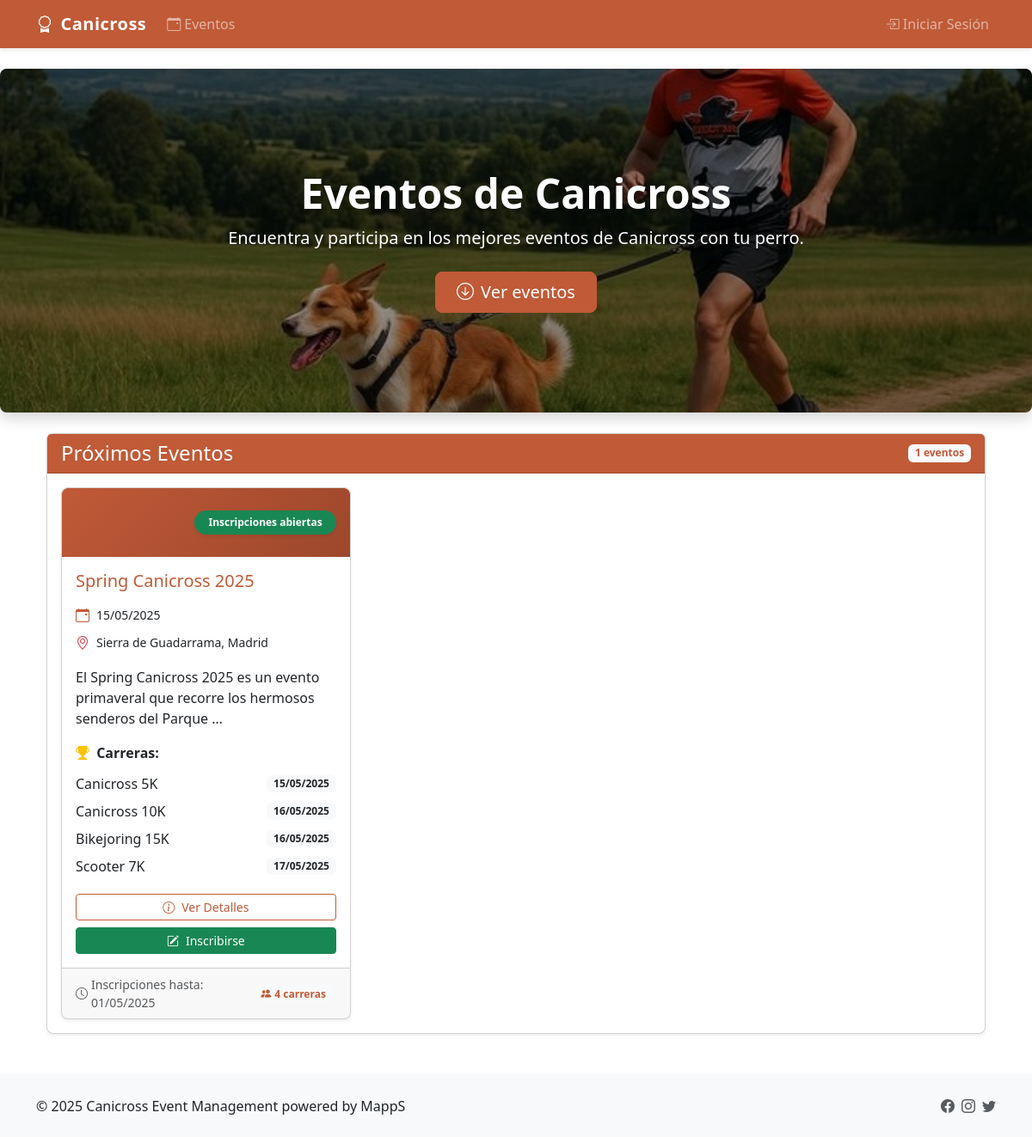
Screenshot of /events/ with the database file from the repository.
### events/models.py (models this page shows, shortened)
class Event(models.Model):
    name = models.CharField(max_length=255, verbose_name="Nombre")
    slug = models.SlugField(max_length=255, unique=True, blank=True, verbose_name="Slug")
    description = models.TextField(blank=True, verbose_name="Descripción")
    location = models.CharField(max_length=255, verbose_name="Ubicación")
    start_date = models.DateField(verbose_name="Fecha de inicio")
    end_date = models.DateField(verbose_name="Fecha de fin")
    rules = models.TextField(blank=True, verbose_name="Reglamento")
    registration_start = models.DateTimeField(verbose_name="Inicio de inscripciones")
    registration_end = models.DateTimeField(verbose_name="Fin de inscripciones")
    required_documents = models.JSONField(default=list, blank=True, verbose_name="Documentos requeridos")
    required_vaccines = models.JSONField(default=list, blank=True, verbose_name="Vacunas requeridas")
    STATUS_CHOICES = (
        ('draft', 'Borrador'),
        ('published', 'Publicado'),
        ('registration_open', 'Inscripciones abiertas'),
        ('registration_closed', 'Inscripciones cerradas'),
        ('in_progress', 'En progreso'),
        ('completed', 'Completado'),
        ('cancelled', 'Cancelado'),
    )
    status = models.CharField(max_length=20, choices=STATUS_CHOICES, default='draft', verbose_name="Estado")
    created_at = models.DateTimeField(auto_now_add=True, verbose_name="Fecha de creación")
    updated_at = models.DateTimeField(auto_now=True, verbose_name="Fecha de actualización")

class Race(models.Model):
    event = models.ForeignKey(Event, related_name='races', on_delete=models.CASCADE, verbose_name="Evento")
    modality = models.ForeignKey(Modality, related_name='races', on_delete=models.CASCADE, verbose_name="Modalidad")
    name = models.CharField(max_length=255, verbose_name="Nombre")
    distance = models.DecimalField(max_digits=5, decimal_places=2, help_text="Distancia en kilómetros", verbose_name="Distancia")
    description = models.TextField(blank=True, verbose_name="Descripción")
    START_TYPE_CHOICES = (
        ('mass', 'Salida en masa'),
        ('waves', 'Salida por oleadas'),
        ('intervals', 'Salida por intervalos'),
    )
    start_type = models.CharField(max_length=10, choices=START_TYPE_CHOICES, default='mass', verbose_name="Tipo de salida")
    participants_per_interval = models.PositiveSmallIntegerField(default=1, verbose_name="Participantes por intervalo")
    interval_seconds = models.PositiveSmallIntegerField(default=30, verbose_name="Segundos entre intervalos")
    max_participants = models.PositiveIntegerField(default=100, verbose_name="Máximo de participantes")
    race_date = models.DateField(verbose_name="Fecha de carrera")
    race_time = models.TimeField(verbose_name="Hora de carrera")
    actual_start_time = models.DateTimeField(null=True, blank=True, verbose_name="Hora real de inicio")
    class Meta:
        verbose_name = "Carrera"
        verbose_name_plural = "Carreras"

### events/views.py (the view)
# urls.py: path('', views.event_list, name='event_list'),
@log_function_call(logger)
def event_list(request):
    try:
        logger.info(f"Accediendo a lista de eventos por usuario: {request.user}")
        events = Event.objects.filter(status__in=['published', 'registration_open', 'in_progress']).prefetch_related('races')
        logger.debug(f"Se encontraron {events.count()} eventos publicados")
        return render(request, 'events/event_list.html', {'events': events})
    except Exception as e:
        log_exception(logger, "Error al obtener lista de eventos")
        raise

### templates/events/event_list.html (shortened to what this page needs)
{% extends "base.html" %}
{% load static %}
{% block content %}
<section class="events-hero-section py-5 text-center rounded-3 mb-4">
    <div class="container position-relative" style="z-index: 10;">
        <h1 class="display-5 fw-bold text-white">Eventos de Canicross</h1>
        <div class="col-lg-8 mx-auto">
            <p class="lead mb-4 text-white">Encuentra y participa en los mejores eventos de Canicross con tu perro.</p>
            <div class="d-grid gap-2 d-sm-flex justify-content-sm-center">
                <a href="#eventos-proximos" class="btn btn-primary btn-lg px-4 gap-3">
                    <i class="bi bi-arrow-down-circle me-2"></i>Ver eventos
                </a>
            </div>
        </div>
    </div>
</section>
<div class="container" id="eventos-proximos">
    <div class="card shadow-sm mb-4">
        <div class="card-header bg-primary text-white d-flex justify-content-between align-items-center">
            <h2 class="h4 mb-0">Próximos Eventos</h2>
            <span class="badge bg-light text-primary">{{ events|length }} eventos</span>
        </div>
        <div class="card-body">
            {% if events %}
                <div class="row row-cols-1 row-cols-md-2 row-cols-lg-3 g-4">
                    {% for event in events %}
                        <div class="col" style="animation-delay: {{ forloop.counter0|divisibleby:3 }}00ms">
                            <div class="card h-100 shadow-sm animated-card event-card">
                                <div class="event-header">
                                    <div class="event-badge">
                                        <span class="badge rounded-pill {% if event.status == 'registration_open' %}bg-success{% elif event.status == 'in_progress' %}bg-primary{% elif event.status == 'completed' %}bg-secondary{% elif event.status == 'cancelled' %}bg-danger{% else %}bg-warning{% endif %} px-3 py-2 shadow-sm">
                                            {{ event.get_status_display }}
                                        </span>
                                    </div>
                                </div>
                                <div class="card-body">
                                    <h5 class="card-title text-primary mb-3">{{ event.name }}</h5>
                                    <div class="d-flex flex-wrap gap-2 mb-3">
                                        <div class="event-meta-item d-flex align-items-center">
                                            <i class="bi bi-calendar-event text-primary me-2"></i>
                                            <small>{{ event.start_date|date:"d/m/Y" }}</small>
                                        </div>
                                        <div class="event-meta-item d-flex align-items-center">
                                            <i class="bi bi-geo-alt text-danger me-2"></i>
                                            <small>{{ event.location }}</small>
                                        </div>
                                    </div>
                                    <p class="card-text mb-3">{{ event.description|truncatewords:15 }}</p>
                                    {% if event.races.all %}
                                        <div class="mb-3 race-list">
                                            <strong class="d-block mb-2">
                                                <i class="bi bi-trophy-fill text-warning me-1"></i>
                                                Carreras:
                                            </strong>
                                            <ul class="list-group list-group-flush">
                                                {% for race in event.races.all %}
                                                    <li class="list-group-item d-flex justify-content-between align-items-center px-0 py-1 border-0">
                                                        <span>{{ race.name }}</span>
                                                        <span class="badge bg-light text-dark">{{ race.race_date|date:"d/m/Y" }}</span>
                                                    </li>
                                                {% endfor %}
                                            </ul>
                                        </div>
                                    {% endif %}
                                    <div class="d-flex flex-column gap-2 mt-auto">
                                        <a href="{% url 'events:event_detail' event.slug %}" class="btn btn-sm btn-outline-primary d-flex align-items-center justify-content-center">
                                            <i class="bi bi-info-circle me-2"></i> Ver Detalles
                                        </a>
                                        {% if event.status == 'registration_open' %}
                                            <a href="{% url 'events:event_register' event.slug %}" class="btn btn-sm btn-success d-flex align-items-center justify-content-center">
                                                <i class="bi bi-pencil-square me-2"></i> Inscribirse
                                            </a>
                                        {% endif %}
                                    </div>
                                </div>
                                <div class="card-footer d-flex justify-content-between align-items-center card-footer-mobile">
                                    <small class="text-muted d-flex align-items-center">
                                        <i class="bi bi-clock me-1"></i>
                                        Inscripciones hasta: {{ event.registration_end|date:"d/m/Y" }}
                                    </small>
                                    <div class="d-flex align-items-center mobile-stack">
                                        <span class="badge bg-light text-primary me-1">
                                            <i class="bi bi-people-fill me-1"></i>{{ event.races.count }} carreras
                                        </span>
                                    </div>
                                </div>
                            </div>
                        </div>
                    {% endfor %}
                </div>
            {% else %}
                <div class="alert alert-info text-center py-5">
                    <i class="bi bi-calendar-x fs-1 d-block mb-3"></i>
                    <h4>No hay eventos programados</h4>
                    <p class="mb-0">Actualmente no hay eventos próximos programados. Por favor, vuelva a consultar más tarde.</p>
                </div>
            {% endif %}
        </div>
    </div>
</div>
{% endblock %}

### templates/base.html (shortened to what this page needs)
{% load static %}
<!DOCTYPE html>
<html lang="es">
<head>
    <link href="https://cdn.jsdelivr.net/npm/bootstrap@5.3.0/dist/css/bootstrap.min.css" rel="stylesheet">
    <link rel="stylesheet" href="https://cdn.jsdelivr.net/npm/bootstrap-icons@1.10.0/font/bootstrap-icons.css">
    <link rel="stylesheet" href="{% static 'css/custom-theme.css' %}">
</head>
<body>
    <nav class="navbar navbar-expand-lg navbar-dark" style="background-color: var(--primary-color);">
        <div class="container">
            <a class="navbar-brand d-flex align-items-center" href="{% url 'events:event_list' %}">
                <i class="bi bi-award me-2"></i>Canicross
            </a>
            <div class="collapse navbar-collapse" id="navbarNav">
                <ul class="navbar-nav me-auto">
                    <li class="nav-item">
                        <a class="nav-link d-flex align-items-center" href="{% url 'events:event_list' %}">
                            <i class="bi bi-calendar-event me-1"></i>Eventos
                        </a>
                    </li>
                </ul>
                <ul class="navbar-nav">
                    {% if user.is_authenticated %}
                        <li class="nav-item dropdown">
                            <a class="nav-link dropdown-toggle d-flex align-items-center" href="#" id="userDropdown" role="button"
                               data-bs-toggle="dropdown" aria-expanded="false">
                                <i class="bi bi-person-circle me-1"></i>
                                <span class="d-none d-md-inline">Mi Cuenta</span>
                            </a>
                            <ul class="dropdown-menu dropdown-menu-end" aria-labelledby="userDropdown">
                                <li>
                                    <a class="dropdown-item" href="{% url 'accounts:profile' %}">
                                        <i class="bi bi-person me-2"></i>Mi Perfil
                                    </a>
                                </li>
                                <li>
                                    <a class="dropdown-item" href="{% url 'participants:dog_list' %}">
                                        <i class="bi bi-heart me-2"></i>Mis Perros
                                    </a>
                                </li>
                                <li><hr class="dropdown-divider"></li>
                                <li>
                                    <a class="dropdown-item text-danger" href="{% url 'accounts:logout' %}">
                                        <i class="bi bi-box-arrow-right me-2"></i>Cerrar Sesión
                                    </a>
                                </li>
                            </ul>
                        </li>
                    {% else %}
                        <li class="nav-item">
                            <a class="nav-link d-flex align-items-center" href="{% url 'accounts:login' %}">
                                <i class="bi bi-box-arrow-in-right me-1"></i>Iniciar Sesión
                            </a>
                        </li>
                    {% endif %}
                </ul>
            </div>
        </div>
    </nav>
    <main role="main" class="container my-4">
        {% block content %}{% endblock %}
    </main>
    <footer class="py-4 bg-light mt-auto">
        <div class="container">
            <div class="row align-items-center justify-content-between">
                <div class="col-md-6 mobile-centered mb-2 mb-md-0">
                    <p class="m-0">&copy; {% now "Y" %} Canicross Event Management powered by MappS</p>
                </div>
                <div class="col-md-6 text-md-end mobile-centered">
                    <div class="d-inline-flex gap-2 justify-content-center justify-content-md-end">
                        <a href="#" class="text-muted text-decoration-none">
                            <i class="bi bi-facebook"></i>
                        </a>
                        <a href="#" class="text-muted text-decoration-none">
                            <i class="bi bi-instagram"></i>
                        </a>
                        <a href="#" class="text-muted text-decoration-none">
                            <i class="bi bi-twitter"></i>
                        </a>
                    </div>
                </div>
            </div>
        </div>
    </footer>
</body>
</html>

### rows the page displays
Event: status "Inscripciones abiertas", name "Spring Canicross 2025", start_date "15/05/2025", location "Sierra de Guadarrama, Madrid", description "El Spring Canicross 2025 es un evento primaveral que recorre los hermosos senderos del Parque …", shows "Inscribirse", registration_end "01/05/2025", races.count "4"
Race: name "Canicross 5K", race_date "15/05/2025"
Race: name "Canicross 10K", race_date "16/05/2025"
Race: name "Bikejoring 15K", race_date "16/05/2025"
Race: name "Scooter 7K", race_date "17/05/2025"

### other values shown
{{ events|length }} "1"
